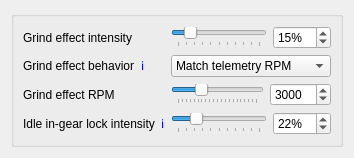
          <widget class="QWidget" name="tab_2">
           <attribute name="title">
            <string>FFB effect settings</string>
           </attribute>
           <layout class="QVBoxLayout" name="verticalLayout_4">
            <item>
             <widget class="QGroupBox" name="groupBox_3">
              <property name="styleSheet">
               <string notr="true"/>
              </property>
              <property name="title">
               <string/>
              </property>
              <property name="flat">
               <bool>true</bool>
              </property>
              <layout class="QFormLayout" name="formLayout">
               <item row="0" column="0">
                <layout class="QHBoxLayout" name="horizontalLayout_10">
                 <item>
                  <widget class="QLabel" name="label_10">
                   <property name="text">
                    <string>Grind effect intensity</string>
                   </property>
                  </widget>
                 </item>
                </layout>
               </item>
               <item row="0" column="1">
                <layout class="QHBoxLayout" name="horizontalLayout_5">
                 <item>
                  <widget class="QSlider" name="grindIntensitySlider">
                   <property name="maximum">
                    <number>100</number>
                   </property>
                   <property name="value">
                    <number>15</number>
                   </property>
                   <property name="orientation">
                    <enum>Qt::Orientation::Horizontal</enum>
                   </property>
                   <property name="tickPosition">
                    <enum>QSlider::TickPosition::TicksBelow</enum>
                   </property>
                   <property name="tickInterval">
                    <number>10</number>
                   </property>
                  </widget>
                 </item>
                 <item>
                  <widget class="QSpinBox" name="grindingIntensitySpinBox">
                   <property name="suffix">
                    <string>%</string>
                   </property>
                   <property name="maximum">
                    <number>100</number>
                   </property>
                   <property name="value">
                    <number>15</number>
                   </property>
                  </widget>
                 </item>
                </layout>
               </item>
               <item row="1" column="0">
                <layout class="QHBoxLayout" name="horizontalLayout_4">
                 <item>
                  <widget class="QLabel" name="label_15">
                   <property name="text">
                    <string>Grind effect behavior</string>
                   </property>
                  </widget>
                 </item>
                 <item>
                  <widget class="QLabel" name="label_16">
                   <property name="text">
                    <string>&lt;a href=&quot;https://kgmonteith.github.io/BonusFFB/hshifter/#grind-effect&quot; style=&quot;text-decoration: none&quot;&gt;ℹ️&lt;/a&gt;</string>
                   </property>
                   <property name="openExternalLinks">
                    <bool>true</bool>
                   </property>
                  </widget>
                 </item>
                </layout>
               </item>
               <item row="1" column="1">
                <widget class="QComboBox" name="grindEffectBehaviorComboBox">
                 <item>
                  <property name="text">
                   <string>Match telemetry RPM</string>
                  </property>
                 </item>
                 <item>
                  <property name="text">
                   <string>Add to telemetry RPM</string>
                  </property>
                 </item>
                 <item>
                  <property name="text">
                   <string>Override telemetry RPM</string>
                  </property>
                 </item>
                </widget>
               </item>
               <item row="2" column="0">
                <layout class="QHBoxLayout" name="horizontalLayout_15">
                 <item>
                  <widget class="QLabel" name="label_17">
                   <property name="text">
                    <string>Grind effect RPM</string>
                   </property>
                  </widget>
                 </item>
                </layout>
               </item>
               <item row="2" column="1">
                <layout class="QHBoxLayout" name="horizontalLayout_16">
                 <item>
                  <widget class="QSlider" name="grindRPMSlider">
                   <property name="minimum">
                    <number>0</number>
                   </property>
                   <property name="maximum">
                    <number>10000</number>
                   </property>
                   <property name="singleStep">
                    <number>500</number>
                   </property>
                   <property name="pageStep">
                    <number>500</number>
                   </property>
                   <property name="value">
                    <number>3000</number>
                   </property>
                   <property name="orientation">
                    <enum>Qt::Orientation::Horizontal</enum>
                   </property>
                   <property name="tickPosition">
                    <enum>QSlider::TickPosition::TicksBelow</enum>
                   </property>
                   <property name="tickInterval">
                    <number>500</number>
                   </property>
                  </widget>
                 </item>
                 <item>
                  <widget class="QSpinBox" name="grindRPMSpinBox">
                   <property name="suffix">
                    <string/>
                   </property>
                   <property name="maximum">
                    <number>10000</number>
                   </property>
                   <property name="singleStep">
                    <number>500</number>
                   </property>
                   <property name="value">
                    <number>3000</number>
                   </property>
                  </widget>
                 </item>
                </layout>
               </item>
               <item row="3" column="0">
                <layout class="QHBoxLayout" name="horizontalLayout_3">
                 <item>
                  <widget class="QLabel" name="label_13">
                   <property name="text">
                    <string>Idle in-gear lock intensity</string>
                   </property>
                  </widget>
                 </item>
                 <item>
                  <widget class="QLabel" name="label_14">
                   <property name="text">
                    <string>&lt;a href=&quot;https://kgmonteith.github.io/BonusFFB/hshifter/#idle-in-gear-lock-intensity&quot; style=&quot;text-decoration: none&quot;&gt;ℹ️&lt;/a&gt;</string>
                   </property>
                   <property name="openExternalLinks">
                    <bool>true</bool>
                   </property>
                  </widget>
                 </item>
                </layout>
               </item>
               <item row="3" column="1">
                <layout class="QHBoxLayout" name="horizontalLayout_12">
                 <item>
                  <widget class="QSlider" name="keepInGearIdleSlider">
                   <property name="maximum">
                    <number>100</number>
                   </property>
                   <property name="value">
                    <number>22</number>
                   </property>
                   <property name="orientation">
                    <enum>Qt::Orientation::Horizontal</enum>
                   </property>
                   <property name="tickPosition">
                    <enum>QSlider::TickPosition::TicksBelow</enum>
                   </property>
                   <property name="tickInterval">
                    <number>10</number>
                   </property>
                  </widget>
                 </item>
                 <item>
                  <widget class="QSpinBox" name="keepInGearIdleSpinBox">
                   <property name="suffix">
                    <string>%</string>
                   </property>
                   <property name="maximum">
                    <number>100</number>
                   </property>
                   <property name="value">
                    <number>22</number>
                   </property>
                  </widget>
                 </item>
                </layout>
               </item>
              </layout>
             </widget>
            </item>
           </layout>
          </widget>
